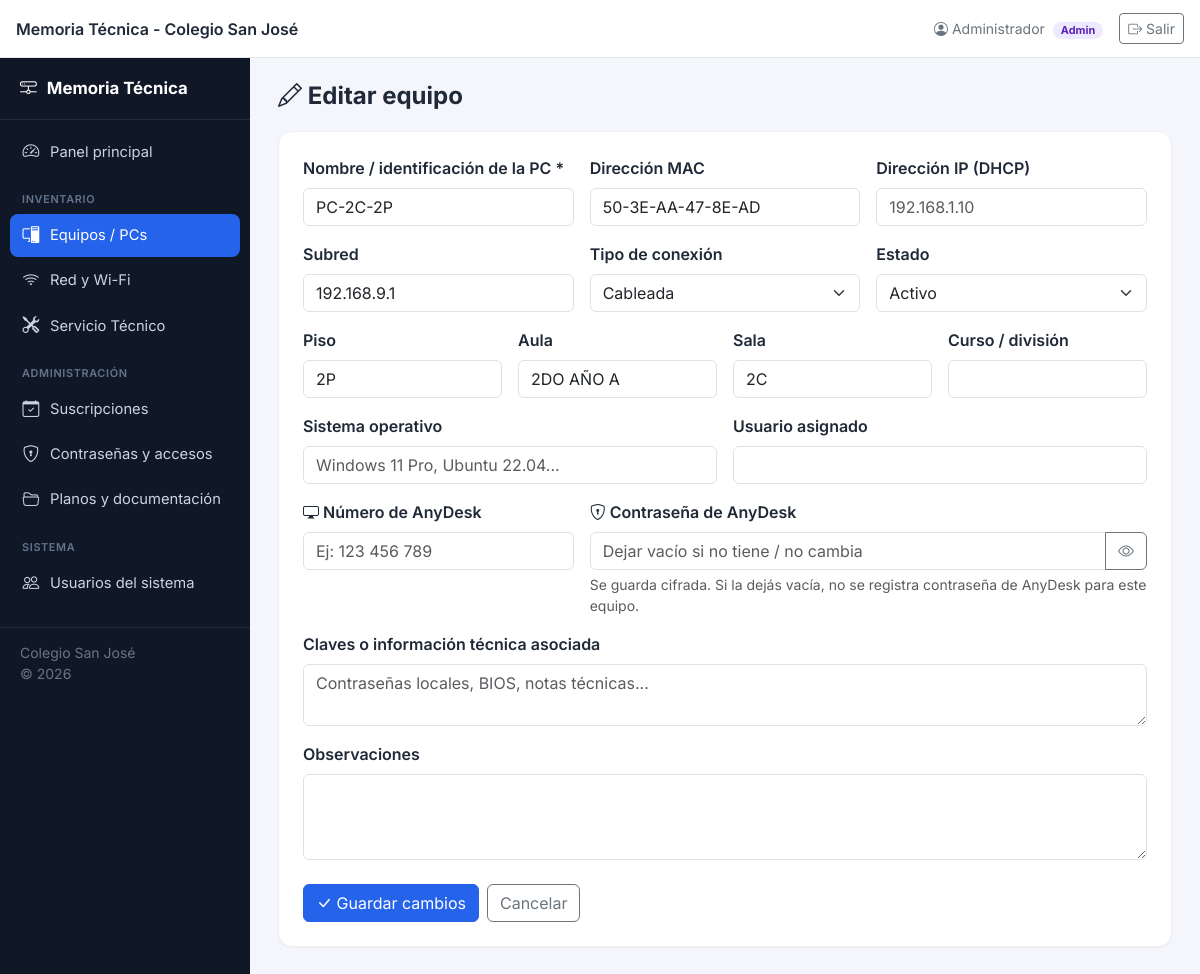
/equipos/editar.php?id=8 (signed in), run on the app's committed database.
### tables this page shows
CREATE TABLE equipos (
  id INT AUTO_INCREMENT PRIMARY KEY,
  nombre_pc VARCHAR(100) NOT NULL,
  mac VARCHAR(50) NULL,
  ip VARCHAR(50) NULL,
  subred VARCHAR(50) NULL,
  tipo_conexion ENUM('cableada','wifi') NOT NULL DEFAULT 'cableada',
  aula VARCHAR(100) NULL,
  sala VARCHAR(100) NULL,
  piso VARCHAR(50) NULL,
  curso VARCHAR(100) NULL,
  sistema_operativo VARCHAR(100) NULL,
  usuario_asignado VARCHAR(150) NULL,
  anydesk_id VARCHAR(50) NULL,
  anydesk_password_cifrada TEXT NULL,
  anydesk_iv VARCHAR(64) NULL,
  claves_info TEXT NULL,
  observaciones TEXT NULL,
  estado ENUM('activo','en_reparacion','de_baja') NOT NULL DEFAULT 'activo',
  created_at DATETIME NOT NULL DEFAULT CURRENT_TIMESTAMP,
  updated_at DATETIME NOT NULL DEFAULT CURRENT_TIMESTAMP ON UPDATE CURRENT_TIMESTAMP
);

### includes/functions.php (called while the page is built, shortened)
<?php
function h($value): string
{
    return htmlspecialchars((string)($value ?? ''), ENT_QUOTES, 'UTF-8');
}

### equipos/_form_fields.php (the view, shortened to what this page needs)
<div class="row g-3">
  <div class="col-md-4">
    <label class="form-label fw-semibold">Nombre / identificación de la PC *</label>
    <input type="text" name="nombre_pc" class="form-control" required value="<?= h($form['nombre_pc']) ?>" placeholder="Ej: PC-SALA1-05">
  </div>
  <div class="col-md-4">
    <label class="form-label fw-semibold">Dirección MAC</label>
    <input type="text" name="mac" class="form-control" value="<?= h($form['mac']) ?>" placeholder="AA:BB:CC:DD:EE:FF">
  </div>
  <div class="col-md-4">
    <label class="form-label fw-semibold">Dirección IP (DHCP)</label>
    <input type="text" name="ip" class="form-control" value="<?= h($form['ip']) ?>" placeholder="192.168.1.10">
  </div>
  <div class="col-md-4">
    <label class="form-label fw-semibold">Subred</label>
    <input type="text" name="subred" class="form-control" value="<?= h($form['subred']) ?>" placeholder="255.255.255.0">
  </div>
  <div class="col-md-4">
    <label class="form-label fw-semibold">Tipo de conexión</label>
    <select name="tipo_conexion" class="form-select">
      <option value="cableada" <?= $form['tipo_conexion'] === 'cableada' ? 'selected' : '' ?>>Cableada</option>
    </select>
  </div>
  <div class="col-md-4">
    <label class="form-label fw-semibold">Estado</label>
    <select name="estado" class="form-select">
      <option value="activo" <?= $form['estado'] === 'activo' ? 'selected' : '' ?>>Activo</option>
    </select>
  </div>
  <div class="col-md-3">
    <label class="form-label fw-semibold">Piso</label>
    <input type="text" name="piso" class="form-control" value="<?= h($form['piso']) ?>">
  </div>
  <div class="col-md-3">
    <label class="form-label fw-semibold">Aula</label>
    <input type="text" name="aula" class="form-control" value="<?= h($form['aula']) ?>">
  </div>
  <div class="col-md-3">
    <label class="form-label fw-semibold">Sala</label>
    <input type="text" name="sala" class="form-control" value="<?= h($form['sala']) ?>">
  </div>
  <div class="col-md-3">
    <label class="form-label fw-semibold">Curso / división</label>
    <input type="text" name="curso" class="form-control" value="<?= h($form['curso']) ?>">
  </div>
  <div class="col-md-6">
    <label class="form-label fw-semibold">Sistema operativo</label>
    <input type="text" name="sistema_operativo" class="form-control" value="<?= h($form['sistema_operativo']) ?>" placeholder="Windows 11 Pro, Ubuntu 22.04...">
  </div>
  <div class="col-md-6">
    <label class="form-label fw-semibold">Usuario asignado</label>
    <input type="text" name="usuario_asignado" class="form-control" value="<?= h($form['usuario_asignado']) ?>">
  </div>
  <div class="col-md-4">
    <label class="form-label fw-semibold"><i class="bi bi-display"></i> Número de AnyDesk</label>
    <input type="text" name="anydesk_id" class="form-control" value="<?= h($form['anydesk_id']) ?>" placeholder="Ej: 123 456 789">
  </div>
  <div class="col-md-8">
    <label class="form-label fw-semibold"><i class="bi bi-shield-lock"></i> Contraseña de AnyDesk</label>
    <div class="input-group">
      <input type="password" name="anydesk_password" id="anydeskPassField" class="form-control" value="<?= h($form['anydesk_password']) ?>" placeholder="Dejar vacío si no tiene / no cambia">
      <button type="button" class="btn btn-outline-secondary" onclick="togglePassword(this,'anydeskPassField')"><i class="bi bi-eye"></i></button>
    </div>
    <div class="form-text">Se guarda cifrada. Si la dejás vacía, no se registra contraseña de AnyDesk para este equipo.</div>
  </div>
  <div class="col-12">
    <label class="form-label fw-semibold">Claves o información técnica asociada</label>
    <textarea name="claves_info" class="form-control" rows="2" placeholder="Contraseñas locales, BIOS, notas técnicas..."><?= h($form['claves_info']) ?></textarea>
  </div>
  <div class="col-12">
    <label class="form-label fw-semibold">Observaciones</label>
    <textarea name="observaciones" class="form-control" rows="3"><?= h($form['observaciones']) ?></textarea>
  </div>
</div>

### assets/css/style.css (style rules this page uses)
:root { --brand: #2563eb; --brand-dark: #1d4ed8; --brand-light: #eff6ff; --sidebar-w: 250px; --topbar-h: 58px; --bg: #f4f6fb; --card-radius: 14px; }
* { box-sizing: border-box; }
body { font-family: 'Inter', -apple-system, BlinkMacSystemFont, 'Segoe UI', sans-serif; background: var(--bg); color: #1f2937; }
body.with-sidebar { padding-top: var(--topbar-h); }

### data on the page
equipos: nombre_pc "PC-2C-2P", mac "50-3E-AA-47-8E-AD", subred "192.168.9.1", tipo_conexion "Cableada", estado "Activo", piso "2P", aula "2DO AÑO A", sala "2C"

### other printed values
APP_NAME "Memoria Técnica - Colegio San José"
$user['nombre'] "Administrador"
$user['rol'] "Admin"
